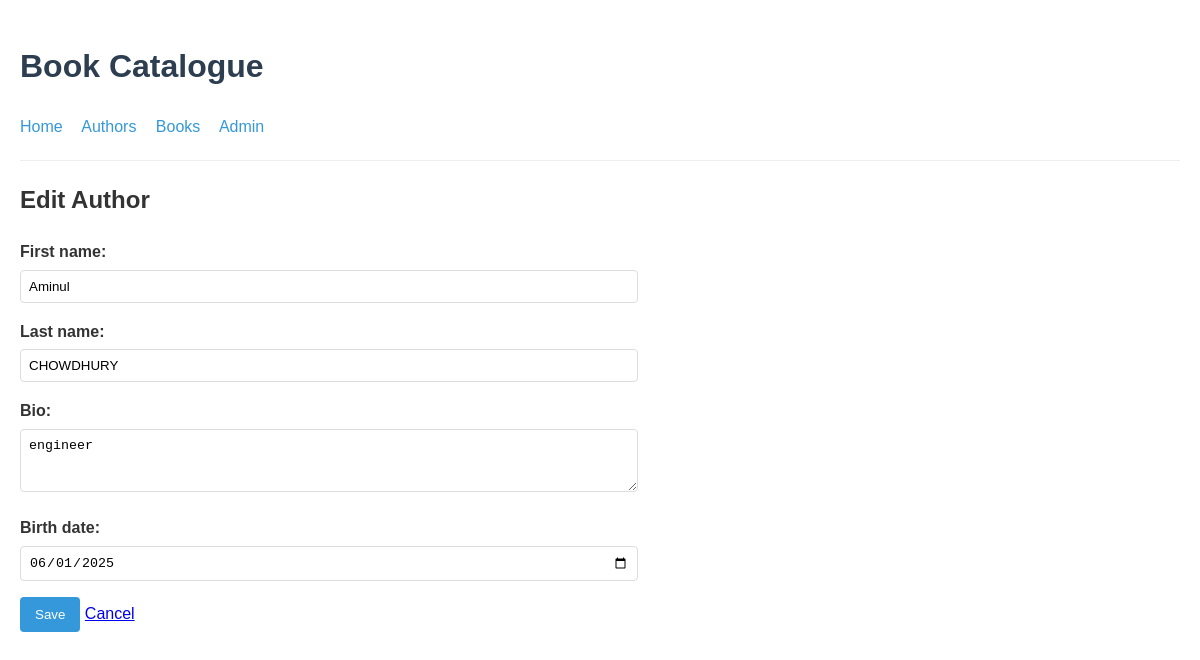
The app's page /authors/1/update/ with its own data.
### books/models.py (models this page shows, shortened)
class Author(models.Model):
    first_name = models.CharField(max_length=100)
    last_name = models.CharField(max_length=100)
    bio = models.TextField(blank=True, null=True)
    birth_date = models.DateField(blank=True, null=True)
    class Meta:
        ordering = ['last_name', 'first_name']
        verbose_name = 'Author'
        verbose_name_plural = 'Authors'

### books/views.py (the view)
# urls.py: path('authors/<int:pk>/update/', views.AuthorUpdateView.as_view(), name='author-update'),
class AuthorUpdateView(UpdateView):
    model = Author
    form_class = AuthorForm
    template_name = 'books/author_form.html'
    success_url = reverse_lazy('books:author-list')

### books/forms.py (shortened to what this page needs)
class AuthorForm(forms.ModelForm):
    class Meta:
        model = Author
        fields = '__all__'
        widgets = {
            'birth_date': forms.DateInput(attrs={'type': 'date'}),
            'bio': forms.Textarea(attrs={'rows': 3}),
        }

### books/templates/books/author_form.html (shortened to what this page needs)
{% extends "books/base.html" %}
{% block content %}
    <div class="container">
        <h2>{% if object %}Edit{% else %}Add{% endif %} Author</h2>
        <form method="post">
            {{ form.as_p }}
            <button type="submit">Save</button>
            <a href="{% if object %}{% url 'books:author-detail' object.pk %}{% else %}{% url 'books:author-list' %}{% endif %}">Cancel</a>
        </form>
    </div>
{% endblock %}

### books/templates/books/base.html (style rules this page uses)
body { font-family: Arial, sans-serif; line-height: 1.6; margin: 0; padding: 20px; max-width: 1200px; margin: 0 auto; color: #333; }
.container { margin: 20px 0; }
form { max-width: 600px; }
label { display: block; margin-bottom: 5px; font-weight: bold; }
input, textarea, select { width: 100%; padding: 8px; border: 1px solid #ddd; border-radius: 4px; }
button { background-color: #3498db; color: white; border: none; padding: 10px 15px; border-radius: 4px; cursor: pointer; }

### records on screen
Author: first_name "Aminul", last_name "CHOWDHURY", bio "engineer", birth_date "06/01/2025"
